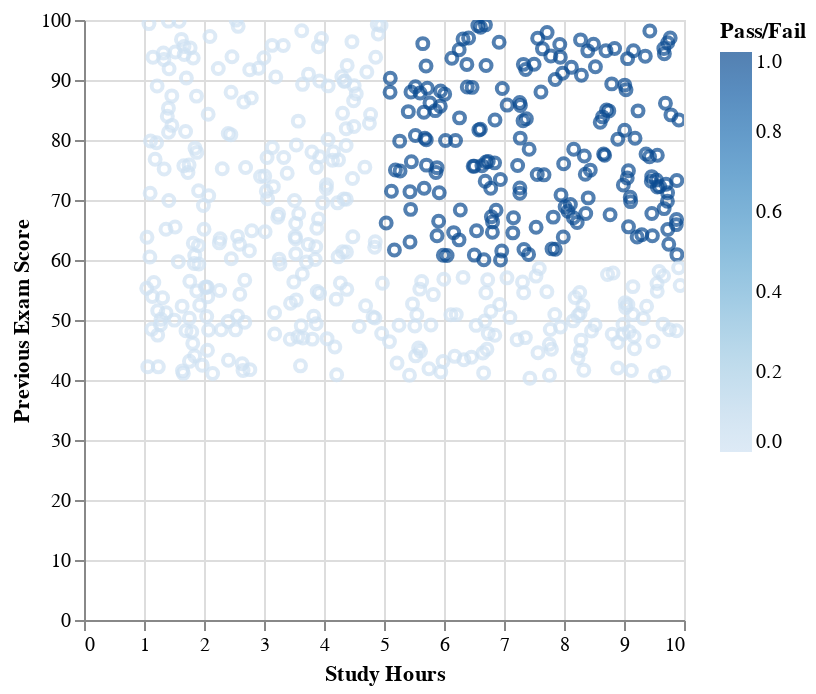

This figure's notebook cell:
### Code cell
df.plot.scatter(x="Study Hours", y="Previous Exam Score", color="Pass/Fail")

### Figure 1 — Vega-Lite specification as saved in the notebook (floating-point values rounded to 4 significant figures; data arrays with more than 128 entries replaced by an {"elided": "..."} marker saying what was removed)
{"config": {"view": {"continuousWidth": 300, "continuousHeight": 300}}, "data": {"name": "data-6d9201234e416cf8909fef1edf0b545d"}, "mark": {"type": "point", "tooltip": true}, "encoding": {"color": {"field": "Pass/Fail", "type": "quantitative"}, "x": {"field": "Study Hours", "type": "quantitative"}, "y": {"field": "Previous Exam Score", "type": "quantitative"}}, "params": [{"name": "param_4", "select": {"type": "interval", "encodings": ["x", "y"]}, "bind": "scales"}], "$schema": "https://vega.github.io/schema/vega-lite/v5.20.1.json", "datasets": {"data-6d9201234e416cf8909fef1edf0b545d": {"elided": "500 records"}}}
